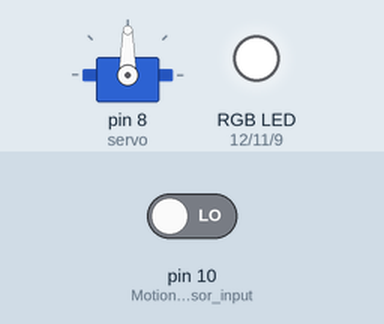
The sketch below on a simulated Arduino Uno, built with avr-gcc and run on an emulated ATmega328P. Shown: servo, an RGB LED mixed from three pins (HIGH = lit). Inputs (shaded band) come from the test bench; at power-on: pin 10 (Motion_sensor_input) LOW.

Above: at 0.3 s.
At 8.3 s:
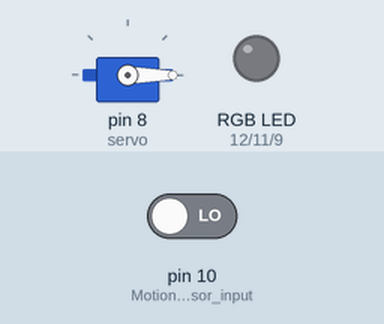
At 16.8 s:
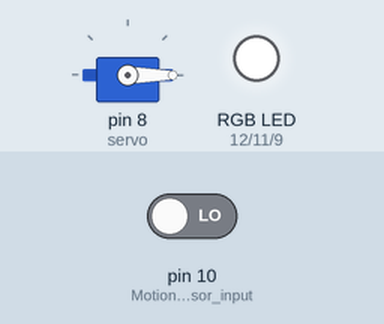
At 33.3 s:
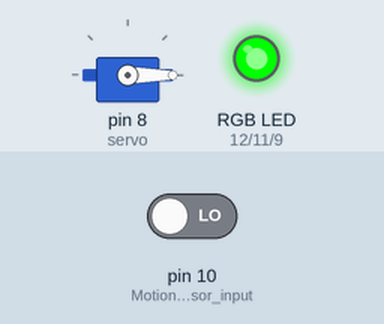
Timing chart, 0 to 34.8 s (numbered marks = the images above):
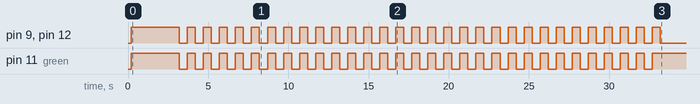

The sketch:

sketch.ino
```cpp
/**
 * Title: Phase 4 - PIR detection, RGB LED status and Servo Motion Control
 *
 * Brief: Monitors motion on pin 10 and controls RGB LED status indicators with
 *        servo motor actuation. Setup initializes RGB LED and servo. Motion detection
 *        triggers servo movement and multi-stage LED color sequence (blue→green→red)
 *        with specific timing. Idle state maintains green LED.
 *
 * Author: Arturo Vargas Cuevas (a01652564@tec.mx)
 * Date:   2019-05-02
 */


int motion = 0;  // Variable to store motion sensor state
int red = 12;    // Red LED on pin 12
int green = 11;  // Green LED on pin 11
int blue = 9;    // Blue LED on pin 9


#include <Servo.h>
Servo servo;     // Servo motor instance

void setup(){
  // Configure pin modes
  pinMode(9, OUTPUT);   // Blue LED output
  pinMode(11,OUTPUT);   // Green LED output
  pinMode(12, OUTPUT);  // Red LED output
  pinMode(10, INPUT);   // Motion sensor input
  servo.attach(8);      // Attach servo to pin 8

  delay(200);
  // Turn on all LEDs for startup indication
  digitalWrite(blue, HIGH);
  digitalWrite(green, HIGH);
  digitalWrite(red, HIGH);
  delay(2000);
  // Test servo movement
  servo.write(90);
  delay(1000);
  servo.write(0);


  // Startup blink sequence - 30 cycles of all LEDs
  for(int i=1; i<=30; i++){

  digitalWrite(blue, LOW);
  digitalWrite(green, LOW);
  digitalWrite(red, LOW);
  delay(500);
  digitalWrite(blue, HIGH);
  digitalWrite(green, HIGH);
  digitalWrite(red, HIGH);
  delay(500);
  }
  // Turn off all LEDs after startup
  digitalWrite(blue, LOW);
  digitalWrite(green, LOW);
  digitalWrite(red, LOW);
}

void loop(){
  // Read motion sensor state
  motion = digitalRead(10);

  if (motion == HIGH){  // Motion detected
    digitalWrite(green, LOW);

    // Blue LED blink sequence (3 pulses at 300ms intervals)
    digitalWrite(blue, HIGH);
    delay(300);
    digitalWrite(blue, LOW);
    delay(300);
    digitalWrite(blue, HIGH);
    delay(300);
    digitalWrite(blue, LOW);
    delay(300);
    digitalWrite(blue, HIGH);
    delay(300);
    digitalWrite(blue, LOW);
    delay(300);

    // Activate servo and blink blue
    digitalWrite(blue, HIGH);
    servo.write(90);  // Move servo to 90 degrees
    delay(1000);
    servo.write(0);   // Return servo to 0 degrees
    delay(200);

    // Switch to green LED after servo action
    digitalWrite(blue, LOW);
    digitalWrite(green, HIGH);
    delay(1800);

    // Switch to red LED - final state (warning/blocked)
    digitalWrite(green, LOW);
    digitalWrite(red, HIGH);
    delay(6500);  // Red on for 6.5 seconds
    digitalWrite(red, LOW);
    delay(3000);  // Delay before next motion check


    } else {  // No motion detected
      // Idle state - turn off red, keep green on
      digitalWrite(red, LOW);
      digitalWrite(green, HIGH);
  }
}
```
